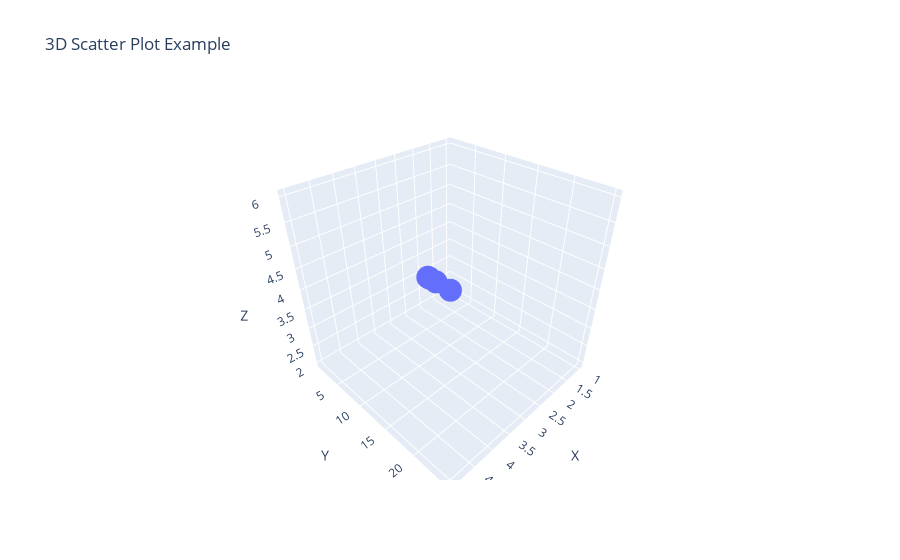

The cell this chart's notebook holds for it:
### Markdown cell above
13. Create a 3D scatter plot using Plotly

### Code cell
# Importing Plotly
import plotly.express as px

# Creating a sample DataFrame for 3D plot
data = {'X': [1, 2, 3, 4, 5],
        'Y': [1, 4, 9, 16, 25],
        'Z': [2, 3, 4, 5, 6]}

df = pd.DataFrame(data)

# Creating a 3D scatter plot
fig = px.scatter_3d(df, x='X', y='Y', z='Z', title='3D Scatter Plot Example')

# Displaying the plot
fig.show()

### Figure 1 — Plotly figure (JSON) as saved in the notebook; plotly's stock layout.template omitted (floating-point values rounded to 4 significant figures)
{"data": [{"hovertemplate": "X=%{x}<br>Y=%{y}<br>Z=%{z}<extra></extra>", "legendgroup": "", "marker": {"color": "#636efa", "symbol": "circle"}, "mode": "markers", "name": "", "scene": "scene", "showlegend": false, "type": "scatter3d", "x": [1, 2, 3, 4, 5], "y": [1, 4, 9, 16, 25], "z": [2, 3, 4, 5, 6]}], "layout": {"legend": {"tracegroupgap": 0}, "scene": {"domain": {"x": [0, 1], "y": [0, 1]}, "xaxis": {"title": {"text": "X"}}, "yaxis": {"title": {"text": "Y"}}, "zaxis": {"title": {"text": "Z"}}}, "title": {"text": "3D Scatter Plot Example"}}}
